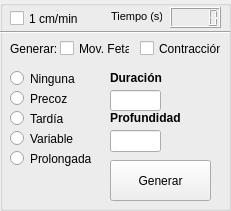
  <widget class="QGroupBox" name="groupBox">
   <property name="geometry">
    <rect>
     <x>730</x>
     <y>490</y>
     <width>231</width>
     <height>211</height>
    </rect>
   </property>
   <property name="title">
    <string/>
   </property>
   <widget class="QRadioButton" name="radioButton_s2">
    <property name="geometry">
     <rect>
      <x>10</x>
      <y>90</y>
      <width>82</width>
      <height>17</height>
     </rect>
    </property>
    <property name="text">
     <string>Precoz</string>
    </property>
   </widget>
   <widget class="QLabel" name="label_s21">
    <property name="geometry">
     <rect>
      <x>10</x>
      <y>42</y>
      <width>46</width>
      <height>13</height>
     </rect>
    </property>
    <property name="text">
     <string>Generar:</string>
    </property>
   </widget>
   <widget class="QCheckBox" name="checkBox_s4">
    <property name="geometry">
     <rect>
      <x>140</x>
      <y>40</y>
      <width>81</width>
      <height>17</height>
     </rect>
    </property>
    <property name="text">
     <string>Contracción</string>
    </property>
   </widget>
   <widget class="QRadioButton" name="radioButton_s4">
    <property name="geometry">
     <rect>
      <x>10</x>
      <y>130</y>
      <width>82</width>
      <height>17</height>
     </rect>
    </property>
    <property name="text">
     <string>Variable</string>
    </property>
   </widget>
   <widget class="QCheckBox" name="checkBox_s3">
    <property name="geometry">
     <rect>
      <x>60</x>
      <y>40</y>
      <width>70</width>
      <height>17</height>
     </rect>
    </property>
    <property name="text">
     <string>Mov. Fetal</string>
    </property>
   </widget>
   <widget class="QRadioButton" name="radioButton_s3">
    <property name="geometry">
     <rect>
      <x>10</x>
      <y>110</y>
      <width>82</width>
      <height>17</height>
     </rect>
    </property>
    <property name="text">
     <string>Tardía</string>
    </property>
   </widget>
   <widget class="Line" name="line_s1">
    <property name="geometry">
     <rect>
      <x>0</x>
      <y>24</y>
      <width>230</width>
      <height>16</height>
     </rect>
    </property>
    <property name="orientation">
     <enum>Qt::Horizontal</enum>
    </property>
   </widget>
   <widget class="QRadioButton" name="radioButton_s1">
    <property name="geometry">
     <rect>
      <x>10</x>
      <y>70</y>
      <width>82</width>
      <height>17</height>
     </rect>
    </property>
    <property name="text">
     <string>Ninguna</string>
    </property>
   </widget>
   <widget class="QLCDNumber" name="lcdNumber">
    <property name="geometry">
     <rect>
      <x>170</x>
      <y>7</y>
      <width>51</width>
      <height>21</height>
     </rect>
    </property>
   </widget>
   <widget class="QLabel" name="label_s20">
    <property name="geometry">
     <rect>
      <x>111</x>
      <y>6</y>
      <width>51</width>
      <height>21</height>
     </rect>
    </property>
    <property name="font">
     <font>
      <pointsize>8</pointsize>
     </font>
    </property>
    <property name="text">
     <string>Tiempo (s)</string>
    </property>
   </widget>
   <widget class="QRadioButton" name="radioButton_s5">
    <property name="geometry">
     <rect>
      <x>10</x>
      <y>150</y>
      <width>82</width>
      <height>17</height>
     </rect>
    </property>
    <property name="text">
     <string>Prolongada</string>
    </property>
   </widget>
   <widget class="QPushButton" name="pushButton_s2">
    <property name="geometry">
     <rect>
      <x>110</x>
      <y>160</y>
      <width>101</width>
      <height>41</height>
     </rect>
    </property>
    <property name="cursor">
     <cursorShape>PointingHandCursor</cursorShape>
    </property>
    <property name="text">
     <string>Generar</string>
    </property>
   </widget>
   <widget class="QCheckBox" name="checkBox_s2">
    <property name="geometry">
     <rect>
      <x>10</x>
      <y>10</y>
      <width>101</width>
      <height>17</height>
     </rect>
    </property>
    <property name="text">
     <string>1 cm/min</string>
    </property>
   </widget>
   <widget class="QLineEdit" name="lineEdit_s29">
    <property name="geometry">
     <rect>
      <x>110</x>
      <y>90</y>
      <width>51</width>
      <height>21</height>
     </rect>
    </property>
    <property name="text">
     <string/>
    </property>
   </widget>
   <widget class="QLineEdit" name="lineEdit_s30">
    <property name="geometry">
     <rect>
      <x>110</x>
      <y>130</y>
      <width>51</width>
      <height>22</height>
     </rect>
    </property>
    <property name="text">
     <string/>
    </property>
   </widget>
   <widget class="QLabel" name="label_s22">
    <property name="geometry">
     <rect>
      <x>110</x>
      <y>70</y>
      <width>61</width>
      <height>16</height>
     </rect>
    </property>
    <property name="text">
     <string>&lt;html&gt;&lt;head/&gt;&lt;body&gt;&lt;p&gt;&lt;span style=&quot; font-weight:600;&quot;&gt;Duración&lt;/span&gt;&lt;/p&gt;&lt;/body&gt;&lt;/html&gt;</string>
    </property>
   </widget>
   <widget class="QLabel" name="label_s23">
    <property name="geometry">
     <rect>
      <x>110</x>
      <y>110</y>
      <width>81</width>
      <height>16</height>
     </rect>
    </property>
    <property name="text">
     <string>&lt;html&gt;&lt;head/&gt;&lt;body&gt;&lt;p&gt;&lt;span style=&quot; font-weight:600;&quot;&gt;Profundidad&lt;/span&gt;&lt;/p&gt;&lt;/body&gt;&lt;/html&gt;</string>
    </property>
   </widget>
  </widget>
